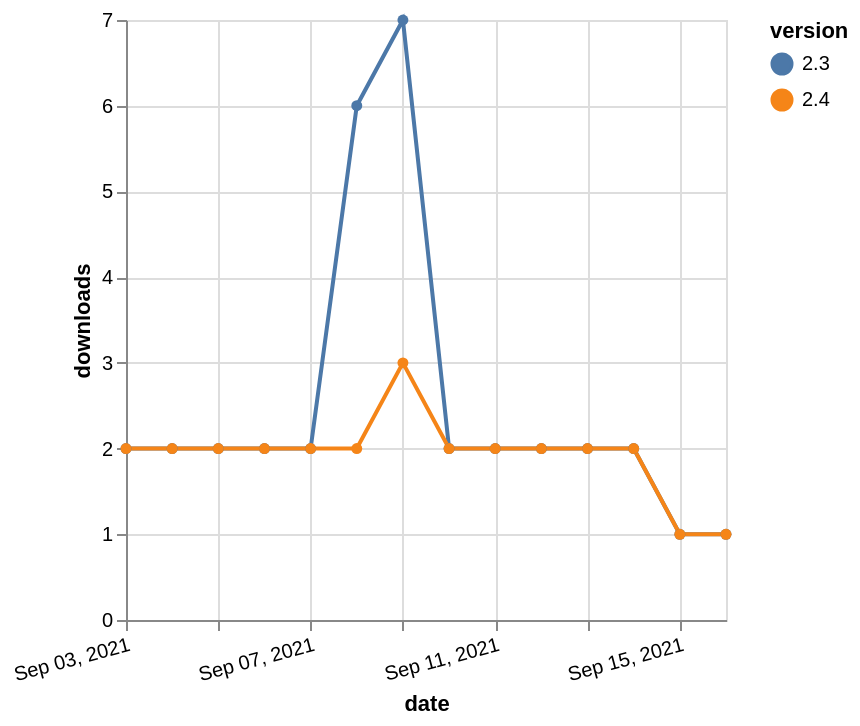

Vega-Lite specification for this chart:
### Vega-Lite specification from a JSON file in a GitHub repository (floating-point values rounded to 4 significant figures)
{"$schema": "https://vega.github.io/schema/vega-lite/v5.json", "description": "A simple bar chart with embedded data.", "data": {"values": [{"date": "2021-09-03", "total": 2874, "delta": 2, "version": "2.3"}, {"date": "2021-09-04", "total": 2876, "delta": 2, "version": "2.3"}, {"date": "2021-09-05", "total": 2878, "delta": 2, "version": "2.3"}, {"date": "2021-09-06", "total": 2880, "delta": 2, "version": "2.3"}, {"date": "2021-09-07", "total": 2882, "delta": 2, "version": "2.3"}, {"date": "2021-09-08", "total": 2888, "delta": 6, "version": "2.3"}, {"date": "2021-09-09", "total": 2895, "delta": 7, "version": "2.3"}, {"date": "2021-09-10", "total": 2897, "delta": 2, "version": "2.3"}, {"date": "2021-09-11", "total": 2899, "delta": 2, "version": "2.3"}, {"date": "2021-09-12", "total": 2901, "delta": 2, "version": "2.3"}, {"date": "2021-09-13", "total": 2903, "delta": 2, "version": "2.3"}, {"date": "2021-09-14", "total": 2905, "delta": 2, "version": "2.3"}, {"date": "2021-09-15", "total": 2906, "delta": 1, "version": "2.3"}, {"date": "2021-09-16", "total": 2907, "delta": 1, "version": "2.3"}, {"date": "2021-09-03", "total": 1839, "delta": 2, "version": "2.4"}, {"date": "2021-09-04", "total": 1841, "delta": 2, "version": "2.4"}, {"date": "2021-09-05", "total": 1843, "delta": 2, "version": "2.4"}, {"date": "2021-09-06", "total": 1845, "delta": 2, "version": "2.4"}, {"date": "2021-09-07", "total": 1847, "delta": 2, "version": "2.4"}, {"date": "2021-09-08", "total": 1849, "delta": 2, "version": "2.4"}, {"date": "2021-09-09", "total": 1852, "delta": 3, "version": "2.4"}, {"date": "2021-09-10", "total": 1854, "delta": 2, "version": "2.4"}, {"date": "2021-09-11", "total": 1856, "delta": 2, "version": "2.4"}, {"date": "2021-09-12", "total": 1858, "delta": 2, "version": "2.4"}, {"date": "2021-09-13", "total": 1860, "delta": 2, "version": "2.4"}, {"date": "2021-09-14", "total": 1862, "delta": 2, "version": "2.4"}, {"date": "2021-09-15", "total": 1863, "delta": 1, "version": "2.4"}, {"date": "2021-09-16", "total": 1864, "delta": 1, "version": "2.4"}]}, "width": "container", "mark": {"type": "line", "point": {"filled": true}}, "encoding": {"x": {"field": "date", "type": "temporal", "timeUnit": "yearmonthdate", "title": "date", "axis": {"labelAngle": -15}}, "y": {"field": "delta", "type": "quantitative", "title": "downloads"}, "color": {"field": "version", "type": "nominal"}, "tooltip": {"field": "delta"}}}
